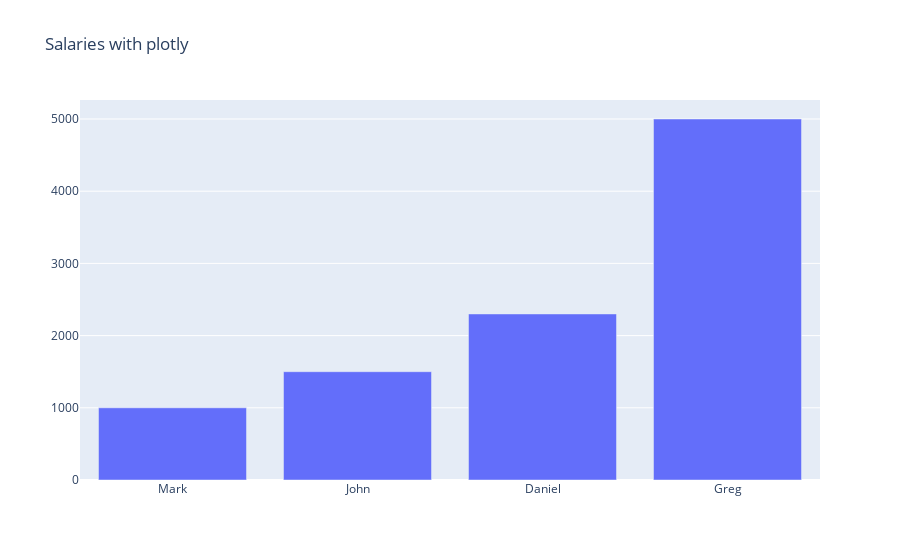

Notebook code for this chart:
### Code cell
salaries = [
	("Mark", 1000),
	("John", 1500),
	("Daniel", 2300),
	("Greg", 5000)
]

names = list(map(lambda tup:tup[0], salaries))
salary_values = list(map(lambda tup:tup[1], salaries))

data = go.Bar(x=names, y=salary_values)
layout = {
	'title': 'Salaries with plotly'
}
fig = go.Figure(data, layout)
fig.show()

### Figure 1 — Plotly figure (JSON) as saved in the notebook; plotly's stock layout.template omitted (floating-point values rounded to 4 significant figures)
{"data": [{"type": "bar", "x": ["Mark", "John", "Daniel", "Greg"], "y": [1000, 1500, 2300, 5000]}], "layout": {"autosize": true, "title": {"text": "Salaries with plotly"}, "xaxis": {"autorange": true, "range": [-0.5, 3.5], "type": "category"}, "yaxis": {"autorange": true, "range": [0, 5263.0], "type": "linear"}}}
